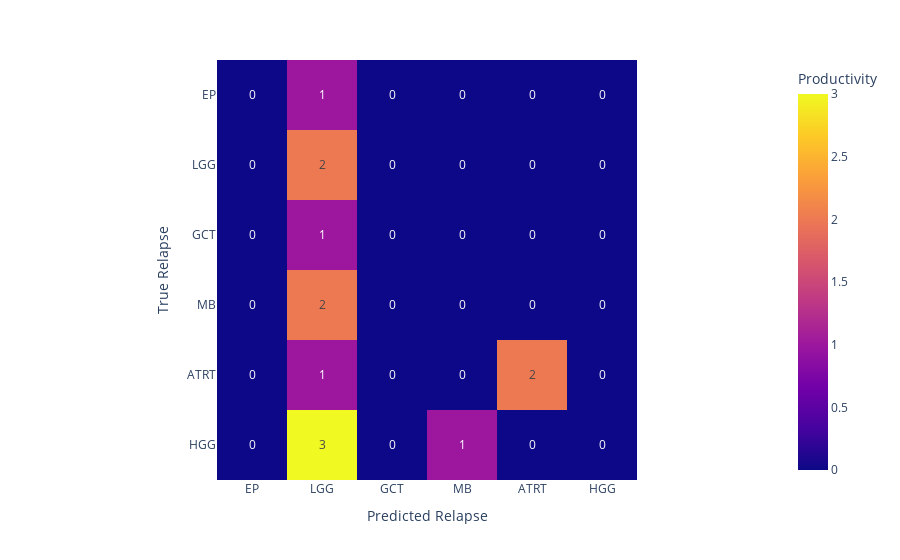

Notebook source saved alongside this figure:
### Code cell
# Calculate a confusion matrix
r_cm = confusion_matrix(y_test, r_rf_y_pred, labels=r_rf.classes_)

# Display confusion matrix to look at how accurately the ML model was able to classify each tumor type
disp = px.imshow(r_cm, text_auto=True,
                labels=dict(x="Predicted Relapse", y="True Relapse", color="Productivity"),
                x=main_df['Short_histology'].unique().tolist(),
                y=main_df['Short_histology'].unique().tolist()
                )
disp.show()

### Figure 1 — Plotly figure (JSON) as saved in the notebook; plotly's stock layout.template omitted (floating-point values rounded to 4 significant figures)
{"data": [{"coloraxis": "coloraxis", "hovertemplate": "Predicted Relapse: %{x}<br>True Relapse: %{y}<br>Productivity: %{z}<extra></extra>", "name": "0", "texttemplate": "%{z}", "type": "heatmap", "x": ["EP", "LGG", "GCT", "MB", "ATRT", "HGG"], "xaxis": "x", "y": ["EP", "LGG", "GCT", "MB", "ATRT", "HGG"], "yaxis": "y", "z": [[0, 1, 0, 0, 0, 0], [0, 2, 0, 0, 0, 0], [0, 1, 0, 0, 0, 0], [0, 2, 0, 0, 0, 0], [0, 1, 0, 0, 2, 0], [0, 3, 0, 1, 0, 0]]}], "layout": {"coloraxis": {"colorbar": {"title": {"text": "Productivity"}}, "colorscale": [[0, "#0d0887"], [0.1111, "#46039f"], [0.2222, "#7201a8"], [0.3333, "#9c179e"], [0.4444, "#bd3786"], [0.5556, "#d8576b"], [0.6667, "#ed7953"], [0.7778, "#fb9f3a"], [0.8889, "#fdca26"], [1, "#f0f921"]]}, "margin": {"t": 60}, "xaxis": {"anchor": "y", "constrain": "domain", "domain": [0, 1], "scaleanchor": "y", "title": {"text": "Predicted Relapse"}}, "yaxis": {"anchor": "x", "autorange": "reversed", "constrain": "domain", "domain": [0, 1], "title": {"text": "True Relapse"}}}}
